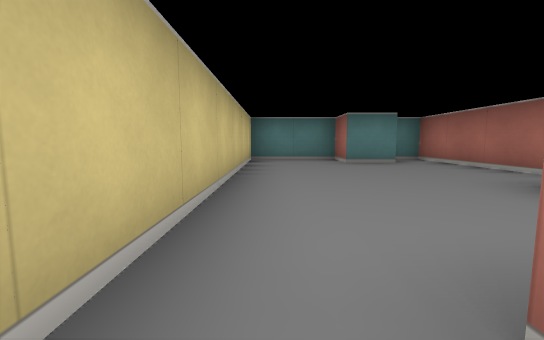
[1] (above)

24 first-person views from a walk through a cub3D maze. The camera is about half as high as the walls, tilts 6° down and sees 90° across. The floor is counted in squares. Each view is taken from the middle of a square. On the plan, view 1 faces up. The plan holds only what a view shows up to about 9 squares ahead; the rest is blank.

[2]
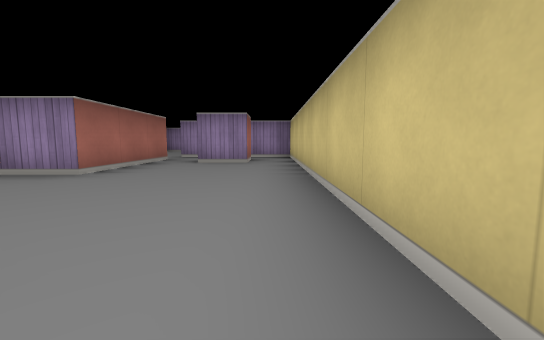

[3]
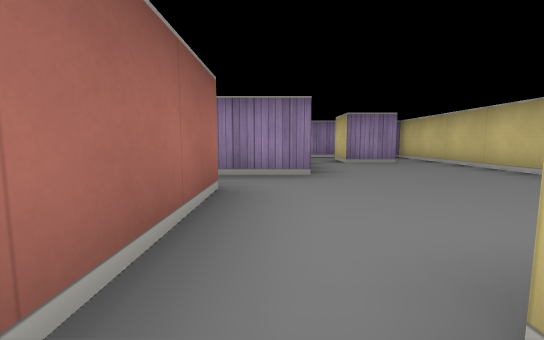

[4]
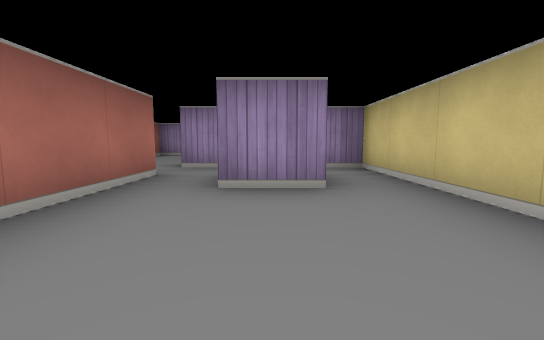

[5]
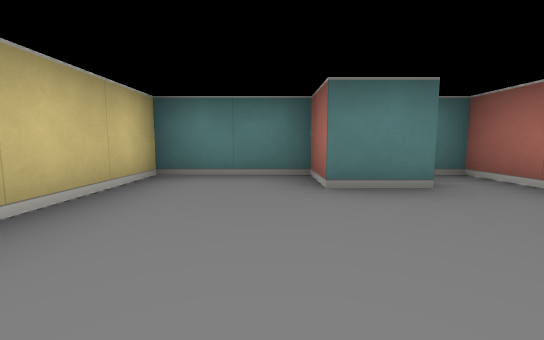

[6]
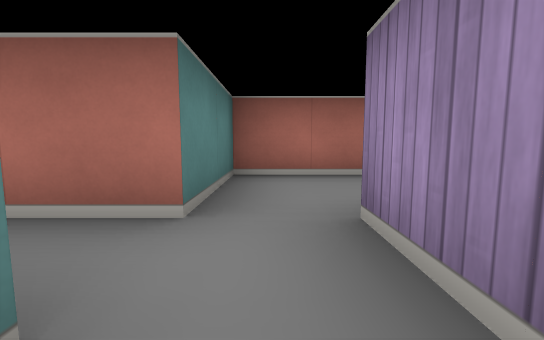

[7]
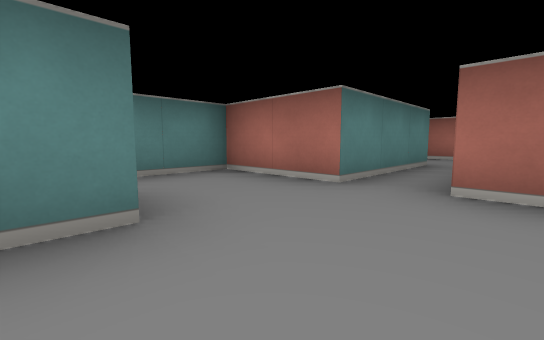

[8]
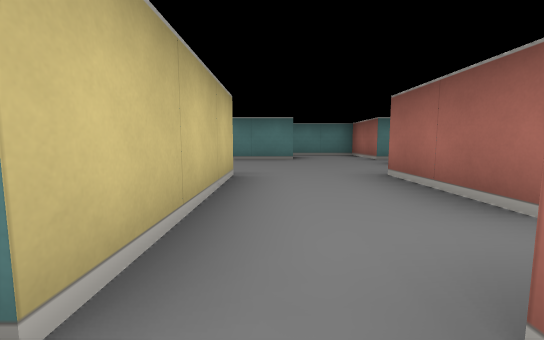

[9]
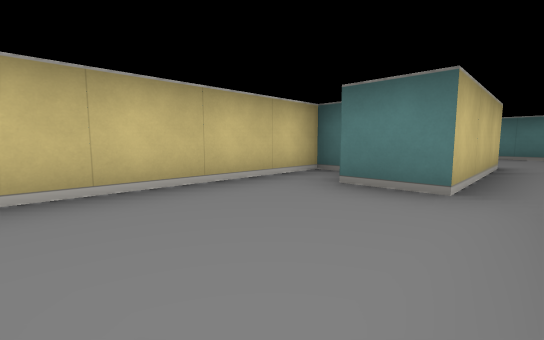

[10]
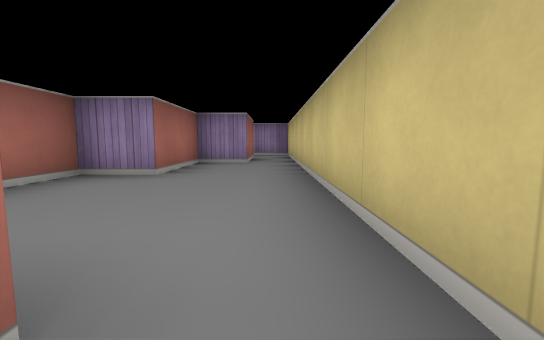

[11]
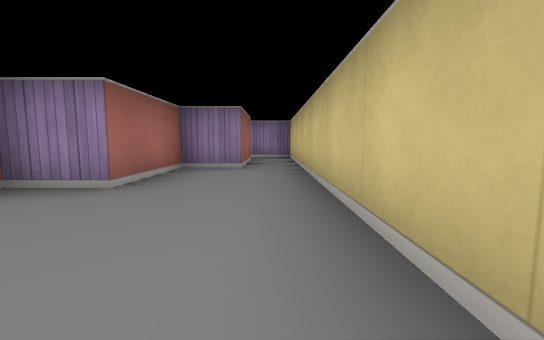

[12]
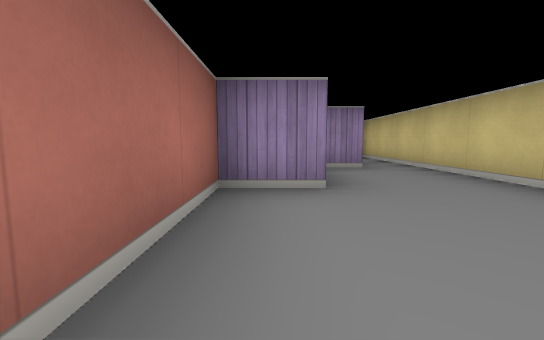

[13]
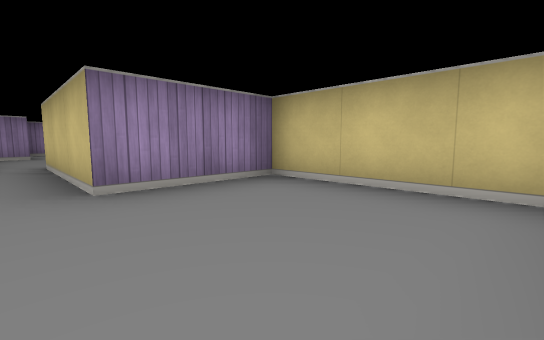

[14]
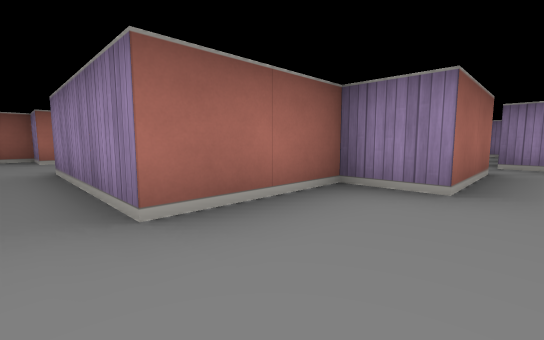

[15]
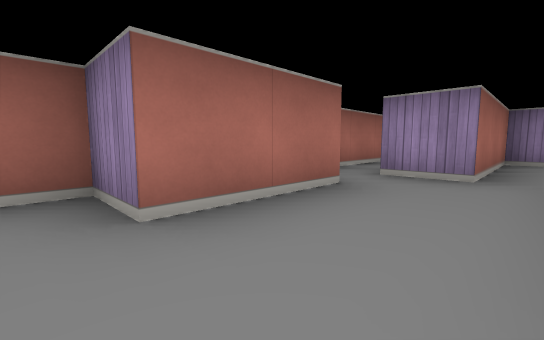

[16]
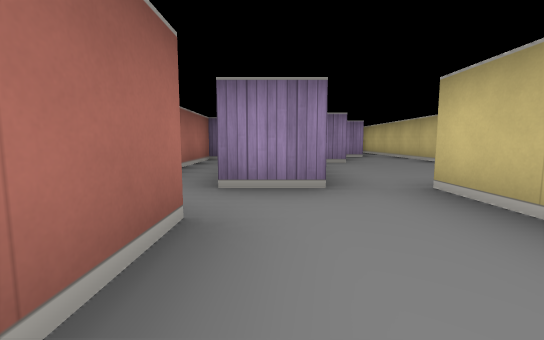

[17]
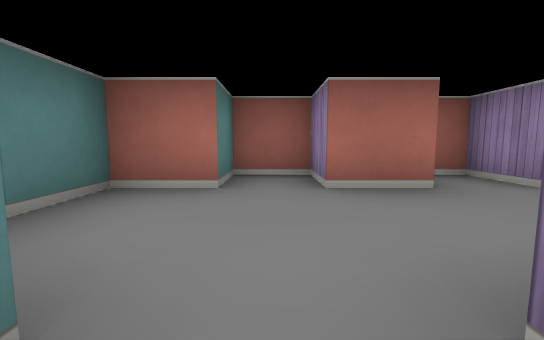

[18]
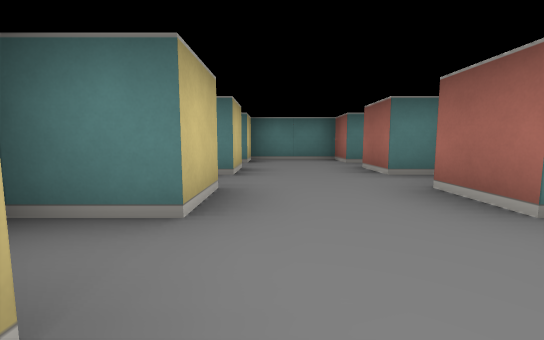

[19]
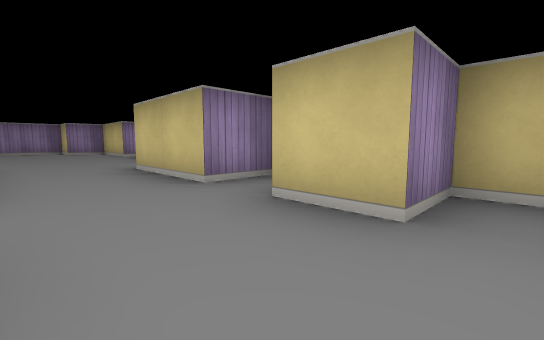

[20]
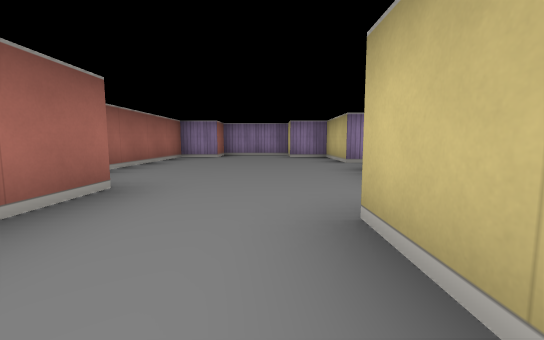

[21]
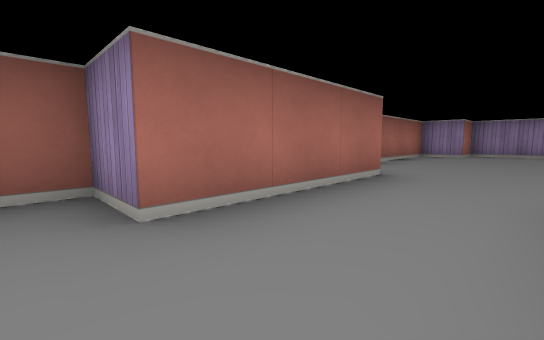

[22]
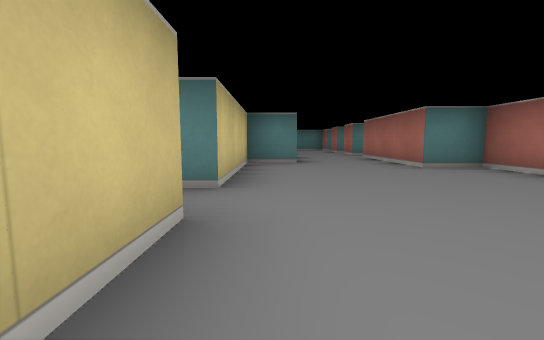

[23]
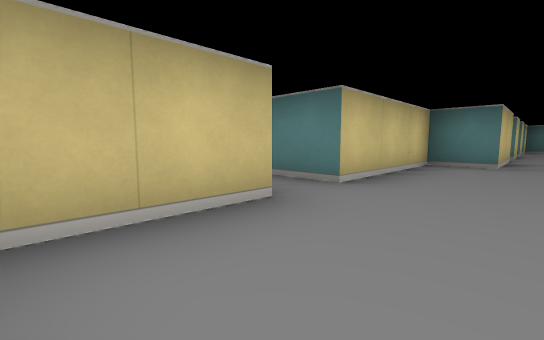

[24]
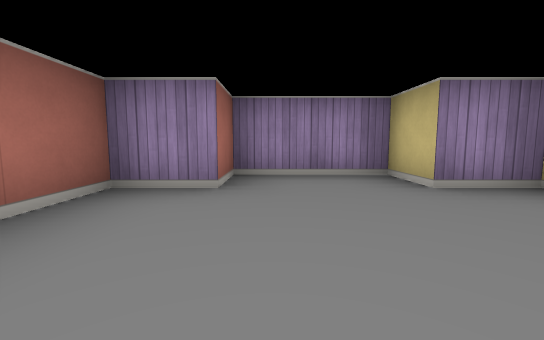

### Floor plan
Ten units are one square. View 1 is at (0, 0); x grows to the right and y downward. Boxes are objects, and circles mark ways between rooms. Rooms are numbered by the first view taken in them; rooms with no view inside come last. Other rooms are left out.
<svg viewBox="-10 -70 120 240">
<path fill="none" stroke="#000" d="M35 -35 35 -65 29 -65M5 4 5 -5 15 -5 15 5M26 -55 15 -55 15 -65 -5 -65 -5 15 25 15M45 25 45 5 25 5 25 -25 38 -25M26 25 10 25M35 76 35 55 45 55 45 35 75 35M25 85 35 85M-5 29 -5 55 15 55 15 85M75 25 45 25M5 135 15 135 15 115 25 115 25 85M15 85 5 85M0 75 -5 75 -5 135M65 135 65 155 75 155 75 165 95 165 95 155 105 155 105 105 95 105 95 75 105 75 105 69M65 75 75 75 75 95 65 95 65 125 55 125M75 65 65 65M65 49 65 55 75 55 75 65M75 35 75 45M95 65 95 55 105 55 105 50M101 45 95 45 95 35M95 35 105 35 105 25 95 25 95 15 75 15 75 25"/>
<circle cx="35" cy="20" r="3" fill="#2a7"/>
<circle cx="20" cy="90" r="3" fill="#2a7"/>
<circle cx="70" cy="30" r="3" fill="#2a7"/>
<circle cx="85" cy="60" r="3" fill="#2a7"/>
<circle cx="85" cy="40" r="3" fill="#2a7"/>
<text x="20" y="-20">1</text>
<text x="30" y="50">2</text>
<text x="10" y="110">3</text>
<text x="80" y="120">4</text>
<text x="80" y="50">5</text>
<text x="90" y="30">6</text>
</svg>
Room 1 opens to room 2. Room 2 opens to room 3. Room 2 opens to room 6. Room 4 opens to room 5. Room 5 opens to room 6.

Where each view was taken, in squares from view 1:
view 1: 0 up, 0 right, facing up
view 2: 6 up, 0 right, facing down
view 3: 6 up, 3 right, facing down
view 4: 3 up, 1 right, facing down
view 5: 3 up, 1 right, facing up
view 6: 1 down, 1 right, facing right
view 7: 4 down, 2 right, facing up-right
view 8: 9 down, 2 right, facing up
view 9: 11 down, 2 right, facing up-left
view 10: 8 down, 0 right, facing down
view 11: 9 down, 0 right, facing down
view 12: 9 down, 2 right, facing down
view 13: 3 down, 2 right, facing down-left
view 14: 3 down, 3 right, facing down-right
view 15: 5 down, 2 right, facing down-right
view 16: 6 down, 3 right, facing down
view 17: 3 down, 7 right, facing right
view 18: 8 down, 8 right, facing up
view 19: 5 down, 9 right, facing down-left
view 20: 8 down, 8 right, facing down
view 21: 7 down, 8 right, facing down-right
view 22: 15 down, 7 right, facing up
view 23: 15 down, 8 right, facing up-left
view 24: 13 down, 9 right, facing down
